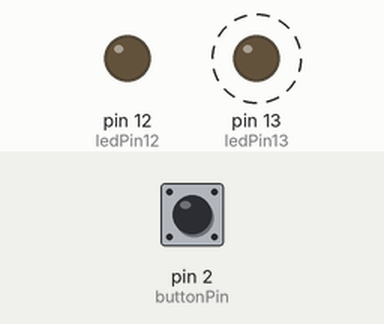
A sketch run on a simulated Arduino Uno, built with avr-gcc and run on an emulated ATmega328P. Shown: output pins drawn as LEDs (lit = HIGH). Dashed ring = blinking. Inputs (shaded band) come from the test bench; at power-on: pin 2 (buttonPin) LOW.

Above: at 3.8 s.
3.9 s: pin 2 (buttonPin) pulled HIGH for 1.3 s
At 4.4 s:
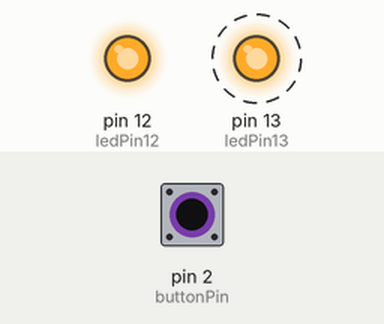
Timing chart, 0 to 13.4 s (numbered marks = the images above; inputs shaded):
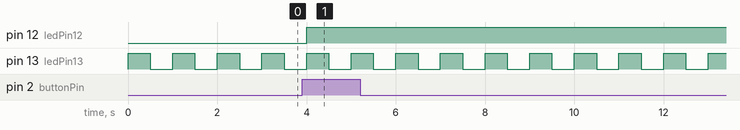

The sketch:

gpt03_button2.ino
```cpp
// Definizione dei pin
int ledPin13 = 13;  // LED sul pin 13
int ledPin12 = 12;  // LED sul pin 12
int buttonPin = 2;  // Pulsante sul pin 2
int buttonState = 0; // Variabile per memorizzare lo stato del pulsante
int led12State = LOW; // Stato del LED sul pin 12, inizialmente spento

void setup() {
  // Imposta i pin dei LED come output
  pinMode(ledPin13, OUTPUT);
  pinMode(ledPin12, OUTPUT);

  // Imposta il pin del pulsante come input
  pinMode(buttonPin, INPUT);
}

void loop() {
  // Far lampeggiare il LED sul pin 13
  digitalWrite(ledPin13, HIGH);
  delay(500); // LED acceso per 500ms
  digitalWrite(ledPin13, LOW);
  delay(500); // LED spento per 500ms

  // Legge lo stato del pulsante
  buttonState = digitalRead(buttonPin);

  // Se il pulsante viene premuto, accendi il LED sul pin 12 e mantienilo acceso
  if (buttonState == HIGH) {
    led12State = HIGH;
  }

  // Imposta lo stato del LED sul pin 12
  digitalWrite(ledPin12, led12State);
}
```

Measured:
- after the input at 3.9 s, pin 12 (ledPin12): LOW → HIGH after 0.10 s
- by itself, pin 13 (ledPin13): alternates HIGH for 0.50 s and LOW for 0.50 s
